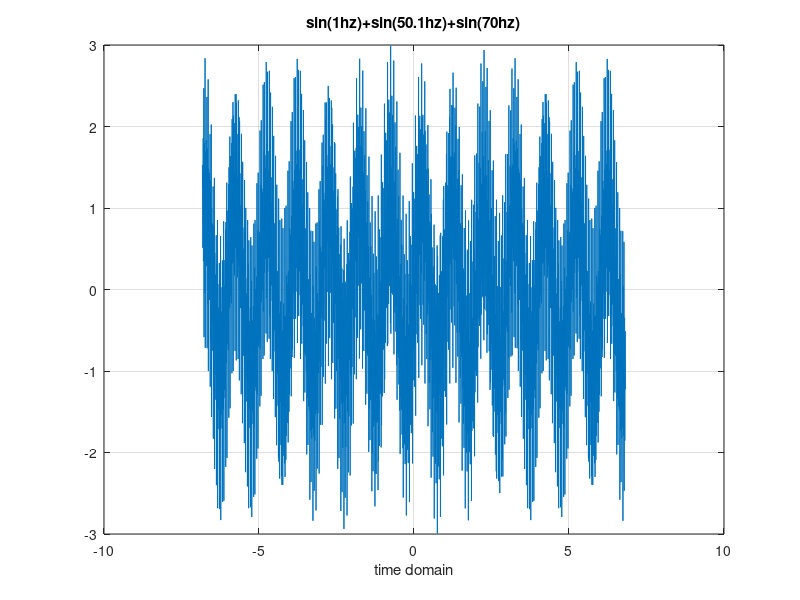
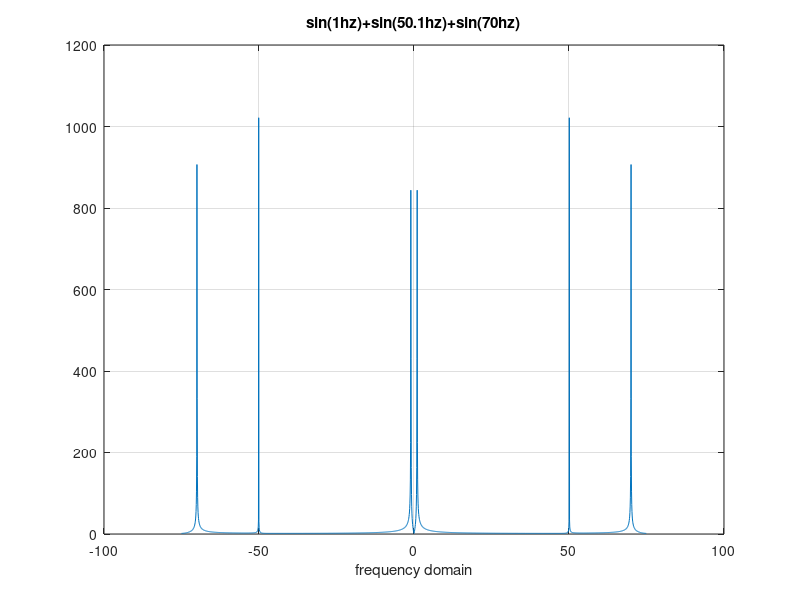
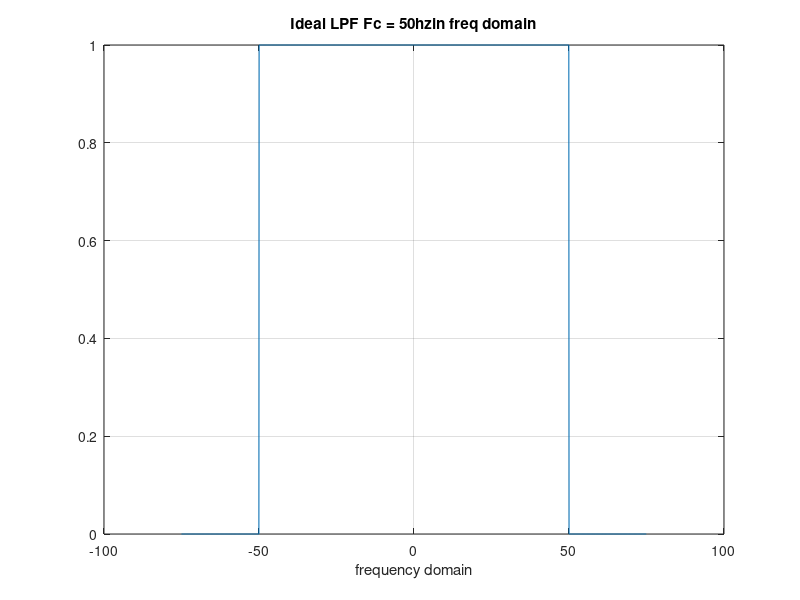
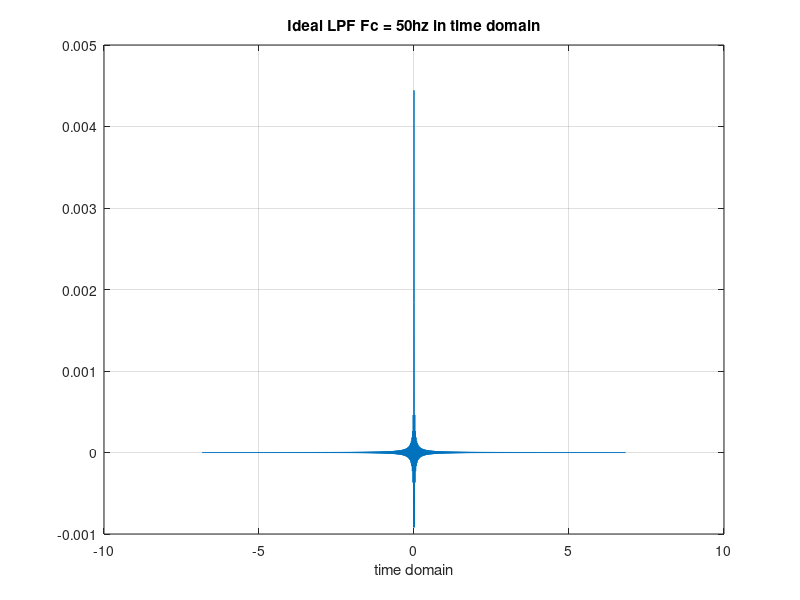

Write MATLAB code to recreate these figures, in order.
clc
clear
close all

% Define time and frequency axis variables
fs = 150; % samples/s
N = 2048; % number of points
dt = 1 / fs; % s, time step
t = (-N/2:N/2-1)*dt; % s, time axis
df = 1 / N / dt; % Hz, frequency step
f = (-N/2:N/2-1)*df; % Hz, frequency axis

fc=50;% Cut Off Frequency

% Define function and take FT
mixed_sine=sin(2*pi*1*t)+sin(2*pi*50.1*t)+sin(2*pi*70*t);
mixed_sine_fft = fftshift(fft(mixed_sine));

figure, plot(t,mixed_sine); grid on 
title('sin(1hz)+sin(50.1hz)+sin(70hz)')
xlabel('time domain') 
figure, plot(f,abs(mixed_sine_fft)); grid on 
title('sin(1hz)+sin(50.1hz)+sin(70hz)')
xlabel('frequency domain') 

%Generating Ideal LPF
I_LPF = zeros(1, length(f));
for i = 1:N
    if(f(i)<=fc && f(i)>=-fc)
        I_LPF(i) = 1;
    else
        I_LPF(i) = 0;
    end
end
figure; plot(f, I_LPF);grid on
title('Ideal LPF Fc = 50hzin freq domain')
xlabel('frequency domain')



% take FT
Ideal_LPF_t = dt*fftshift(ifft(ifftshift(I_LPF)));
figure; plot(t, Ideal_LPF_t);grid on
title('Ideal LPF Fc = 50hz in time domain')
xlabel('time domain') 

% Y
filtered_sine=I_LPF.*mixed_sine_fft;
figure; plot(f, abs(filtered_sine));grid on
title('filtered Signalin frequency domain')
xlabel('frequency domain') 

%IFT
filtered_sine_t=ifft(ifftshift(filtered_sine));
figure; plot(t,filtered_sine_t);grid on
title('filtered Signal in time domain')
xlabel('time domain') 


